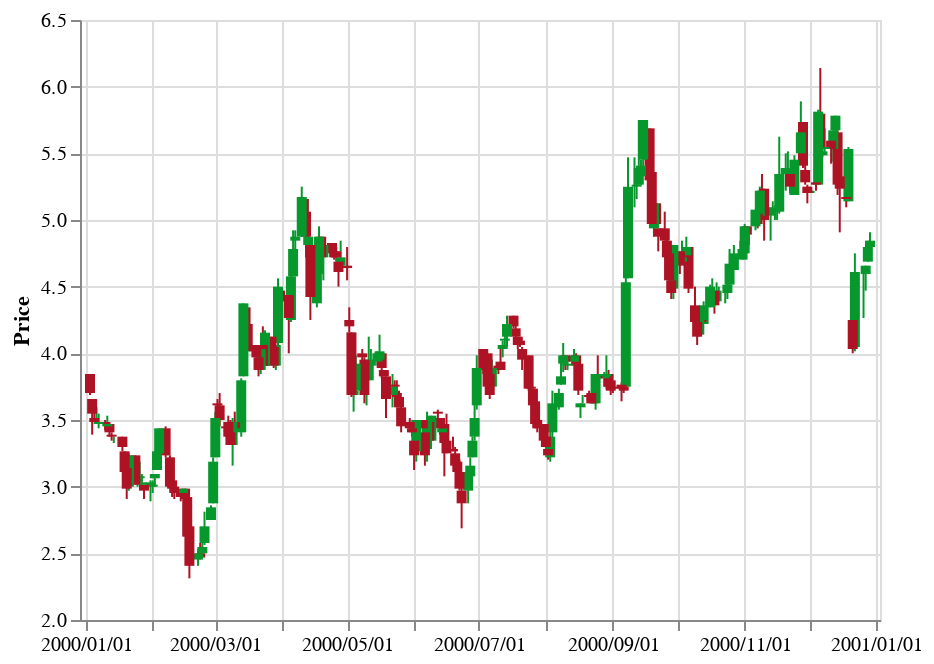

The code cell stored with this chart in its notebook:
### Markdown cell above
# Visualization

## Altair

For the visualization, I consider the [example with Altair](https://altair-viz.github.io/gallery/candlestick_chart.html) with the necessary modifications:

### Code cell
import altair as alt



open_close_color = alt.condition("datum.open <= datum.close",
                                 alt.value("#06982d"),
                                 alt.value("#ae1325"))

base = alt.Chart(zqk).encode(
    alt.X('time:T',
          axis=alt.Axis(
              format='%Y/%m/%d',
              title=''
          )
    ),
    color=open_close_color
)

rule = base.mark_rule().encode(
    alt.Y(
        'low:Q',
        title='Price',
        scale=alt.Scale(zero=False),
    ),
    alt.Y2('high:Q')
)

bar = base.mark_bar().encode(
    alt.Y('open:Q'),
    alt.Y2('close:Q')
)

rule + bar

### Figure 1 — Vega-Lite specification as saved in the notebook (floating-point values rounded to 4 significant figures; data arrays with more than 128 entries replaced by an {"elided": "..."} marker saying what was removed)
{"config": {"view": {"continuousWidth": 400, "continuousHeight": 300}}, "layer": [{"mark": "rule", "encoding": {"color": {"condition": {"value": "#06982d", "test": "datum.open <= datum.close"}, "value": "#ae1325"}, "x": {"type": "temporal", "axis": {"format": "%Y/%m/%d", "title": ""}, "field": "time"}, "y": {"type": "quantitative", "field": "low", "scale": {"zero": false}, "title": "Price"}, "y2": {"field": "high"}}}, {"mark": "bar", "encoding": {"color": {"condition": {"value": "#06982d", "test": "datum.open <= datum.close"}, "value": "#ae1325"}, "x": {"type": "temporal", "axis": {"format": "%Y/%m/%d", "title": ""}, "field": "time"}, "y": {"type": "quantitative", "field": "open"}, "y2": {"field": "close"}}}], "data": {"name": "data-6c51559627adff395a8633b8630b4e7e"}, "$schema": "https://vega.github.io/schema/vega-lite/v4.8.1.json", "datasets": {"data-6c51559627adff395a8633b8630b4e7e": {"elided": "252 records"}}}
